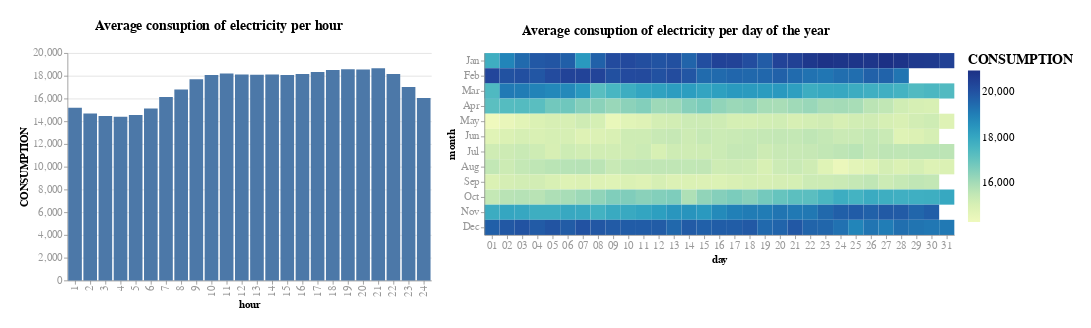

The cell this chart's notebook holds for it:
### Code cell
(part_chart1 | part_chart2).properties(
              padding = 25
             ).configure_view(strokeWidth = 0
             ).configure_axis(labelColor = "#999999",
                              gridWidth = 1,
                              titleFont = 'Helvetica',
                              labelFont = 'Helvetica',
                              titleFontSize = 14,
                              labelFontSize = 14
             ).configure_text(font = 'Helvetica'
             ).configure_title(
                                align='center',
                                anchor='start',
                                offset = 20,
                                fontSize = 18,
                                dx = 100,
                                fontWeight = 'bold'
             ).configure_legend(
                                titleFontSize=18,
                                labelFontSize=15
                              )

### Figure 1 — Vega-Lite specification as saved in the notebook (floating-point values rounded to 4 significant figures; data arrays with more than 128 entries replaced by an {"elided": "..."} marker saying what was removed)
{"config": {"view": {"continuousWidth": 400, "continuousHeight": 300, "strokeWidth": 0}, "axis": {"gridWidth": 1, "labelColor": "#999999", "labelFont": "Helvetica", "labelFontSize": 14, "titleFont": "Helvetica", "titleFontSize": 14}, "legend": {"labelFontSize": 15, "titleFontSize": 18}, "text": {"font": "Helvetica"}, "title": {"align": "center", "anchor": "start", "dx": 100, "fontSize": 18, "fontWeight": "bold", "offset": 20}}, "hconcat": [{"data": {"name": "data-9c0504a8e6b6320a464c894355132ed7"}, "mark": "bar", "encoding": {"tooltip": {"type": "quantitative", "field": "CONSUMPTION"}, "x": {"type": "ordinal", "field": "hour"}, "y": {"type": "quantitative", "field": "CONSUMPTION"}}, "title": "Average consuption of electricity per hour"}, {"data": {"name": "data-8a05ae6f7285126fd07aa78813621288"}, "mark": "rect", "encoding": {"color": {"type": "quantitative", "field": "CONSUMPTION"}, "tooltip": [{"type": "quantitative", "field": "CONSUMPTION"}], "x": {"type": "ordinal", "field": "Day_of_year", "timeUnit": "date", "title": "day"}, "y": {"type": "ordinal", "field": "Day_of_year", "timeUnit": "month", "title": "month"}}, "title": "Average consuption of electricity per day of the year"}], "padding": 25, "$schema": "https://vega.github.io/schema/vega-lite/v4.8.1.json", "datasets": {"data-9c0504a8e6b6320a464c894355132ed7": [{"hour": 1, "CONSUMPTION": 15190.0}, {"hour": 2, "CONSUMPTION": 14680.0}, {"hour": 3, "CONSUMPTION": 14470.0}, {"hour": 4, "CONSUMPTION": 14410.0}, {"hour": 5, "CONSUMPTION": 14560.0}, {"hour": 6, "CONSUMPTION": 15120.0}, {"hour": 7, "CONSUMPTION": 16120.0}, {"hour": 8, "CONSUMPTION": 16800.0}, {"hour": 9, "CONSUMPTION": 17700.0}, {"hour": 10, "CONSUMPTION": 18080.0}, {"hour": 11, "CONSUMPTION": 18210.0}, {"hour": 12, "CONSUMPTION": 18120.0}, {"hour": 13, "CONSUMPTION": 18080.0}, {"hour": 14, "CONSUMPTION": 18120.0}, {"hour": 15, "CONSUMPTION": 18060.0}, {"hour": 16, "CONSUMPTION": 18150.0}, {"hour": 17, "CONSUMPTION": 18340.0}, {"hour": 18, "CONSUMPTION": 18510.0}, {"hour": 19, "CONSUMPTION": 18570.0}, {"hour": 20, "CONSUMPTION": 18550.0}, {"hour": 21, "CONSUMPTION": 18670.0}, {"hour": 22, "CONSUMPTION": 18150.0}, {"hour": 23, "CONSUMPTION": 17020.0}, {"hour": 24, "CONSUMPTION": 16040.0}], "data-8a05ae6f7285126fd07aa78813621288": {"elided": "366 records"}}}
